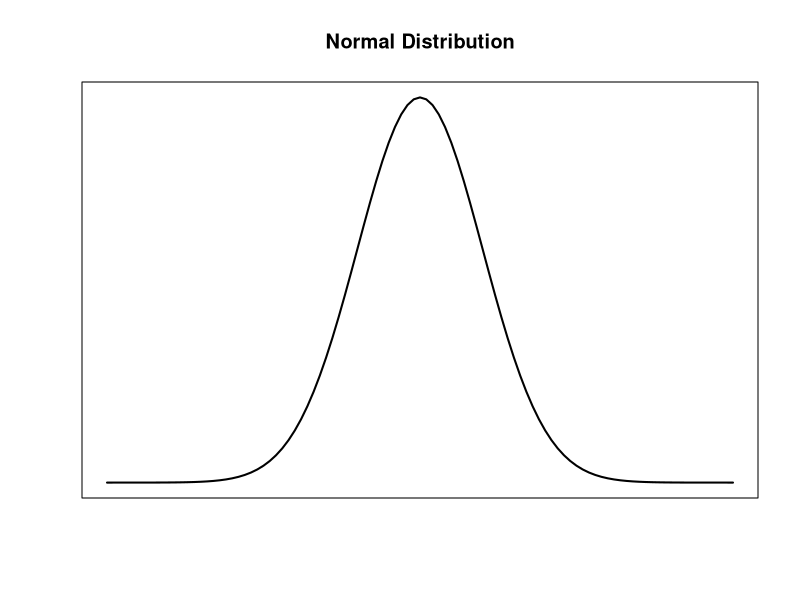

Recreate this plot in R.
# Draw a normal distribution plot.
x <- seq(-5, 5, by=0.1)
y <- dnorm(x)
plot(x, y, xaxt="n", yaxt="n", xlab="", ylab="", type="l", lwd=2, main="Normal Distribution")
